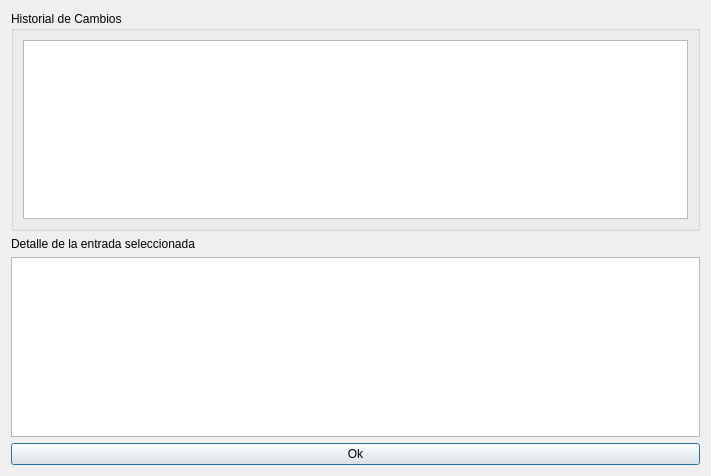
<?xml version="1.0" encoding="UTF-8"?>
<ui version="4.0">
 <class>HistoryViewDlg</class>
 <widget class="QDialog" name="HistoryViewDlg">
  <property name="geometry">
   <rect>
    <x>0</x>
    <y>0</y>
    <width>711</width>
    <height>476</height>
   </rect>
  </property>
  <property name="windowTitle">
   <string>Historial de cambios</string>
  </property>
  <property name="windowIcon">
   <iconset resource="../../../resources/resources.qrc">
    <normaloff>:/aplicacion/images/alephLogoIcon.ico</normaloff>:/aplicacion/images/alephLogoIcon.ico</iconset>
  </property>
  <layout class="QVBoxLayout" name="verticalLayout">
   <item>
    <widget class="QGroupBox" name="groupBox">
     <property name="title">
      <string>Historial de Cambios</string>
     </property>
     <layout class="QGridLayout" name="gridLayout">
      <item row="0" column="0">
       <widget class="QTableView" name="tvHistoryView">
        <property name="editTriggers">
         <set>QAbstractItemView::NoEditTriggers</set>
        </property>
        <property name="alternatingRowColors">
         <bool>true</bool>
        </property>
        <property name="selectionMode">
         <enum>QAbstractItemView::SingleSelection</enum>
        </property>
        <property name="selectionBehavior">
         <enum>QAbstractItemView::SelectRows</enum>
        </property>
       </widget>
      </item>
     </layout>
    </widget>
   </item>
   <item>
    <widget class="QLabel" name="label">
     <property name="text">
      <string>Detalle de la entrada seleccionada</string>
     </property>
    </widget>
   </item>
   <item>
    <widget class="QTextEdit" name="txtData"/>
   </item>
   <item>
    <widget class="QPushButton" name="pbOk">
     <property name="text">
      <string>Ok</string>
     </property>
     <property name="icon">
      <iconset resource="../../../resources/resources.qrc">
       <normaloff>:/aplicacion/images/ok.png</normaloff>:/aplicacion/images/ok.png</iconset>
     </property>
    </widget>
   </item>
  </layout>
 </widget>
 <resources>
  <include location="../../../resources/resources.qrc"/>
  <include location="../../../resources/resources.qrc"/>
 </resources>
 <connections/>
</ui>
